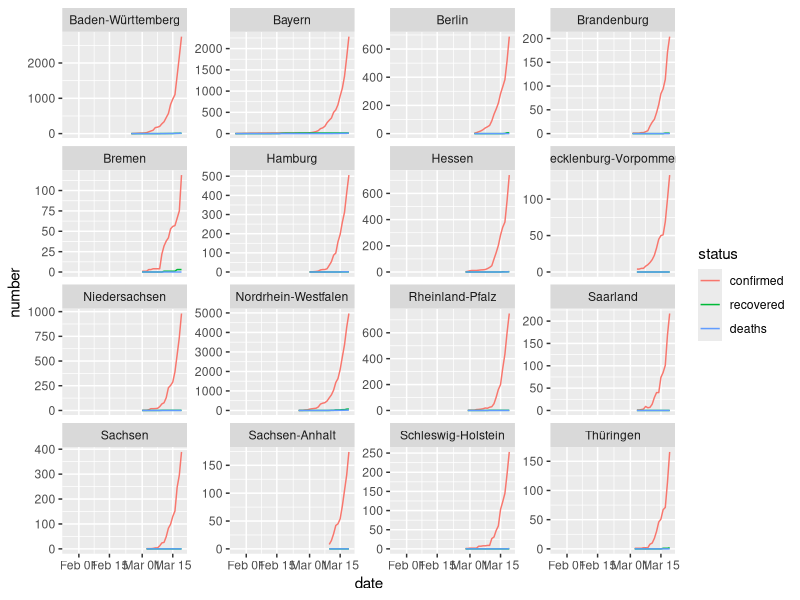
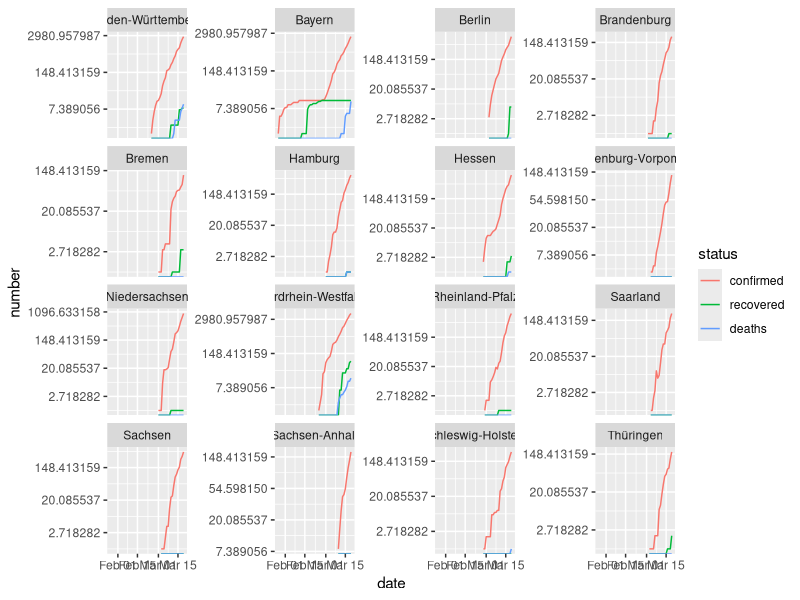
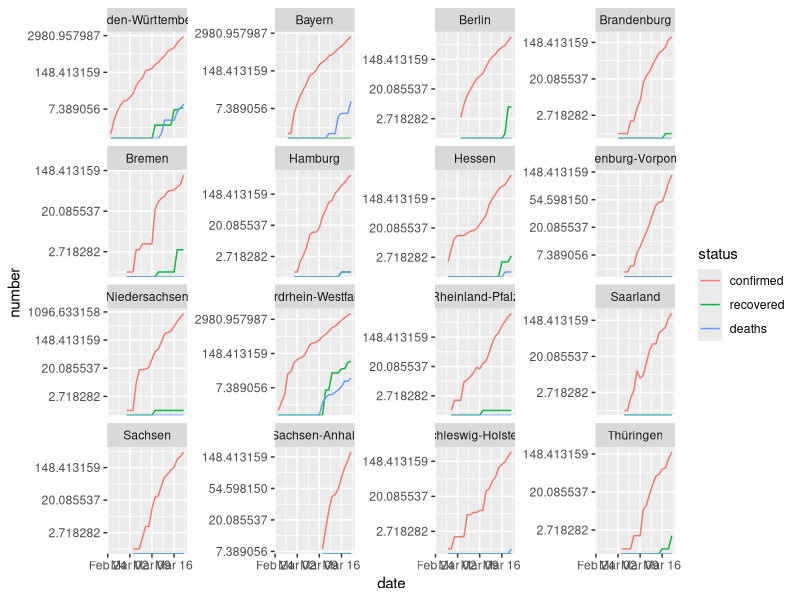
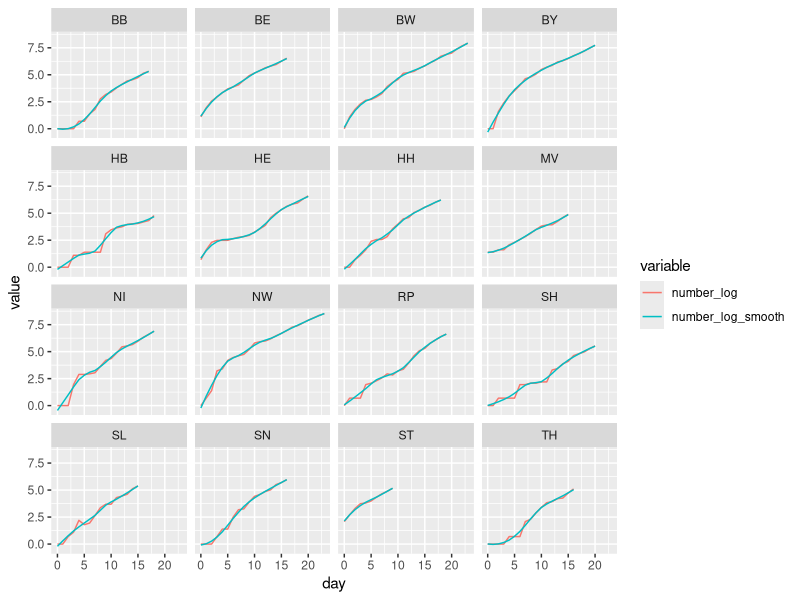
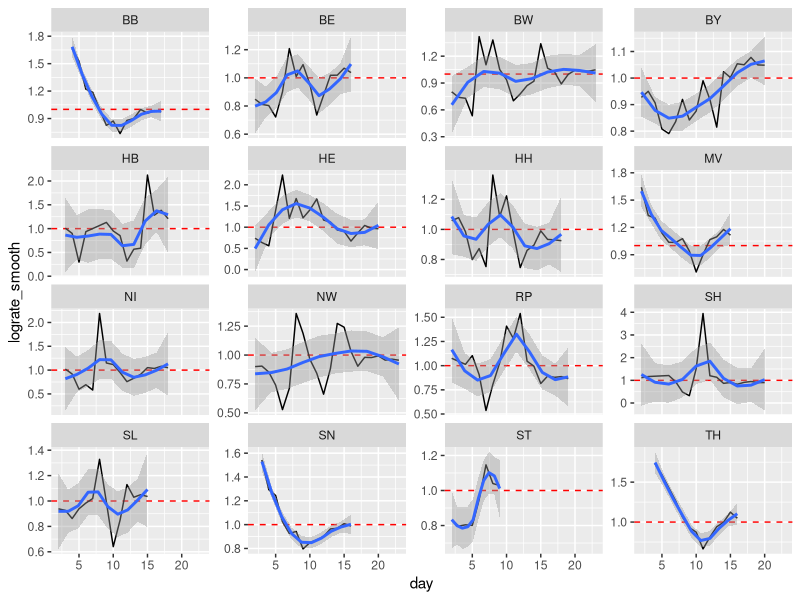
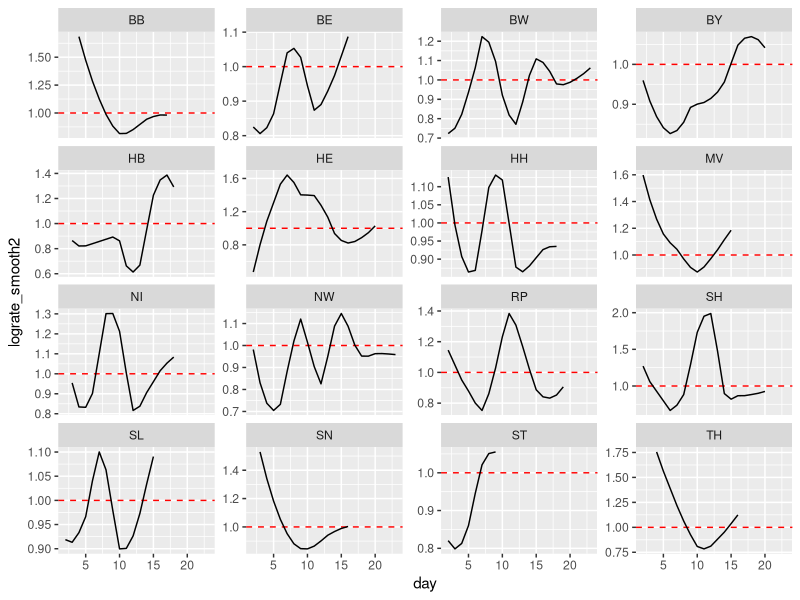
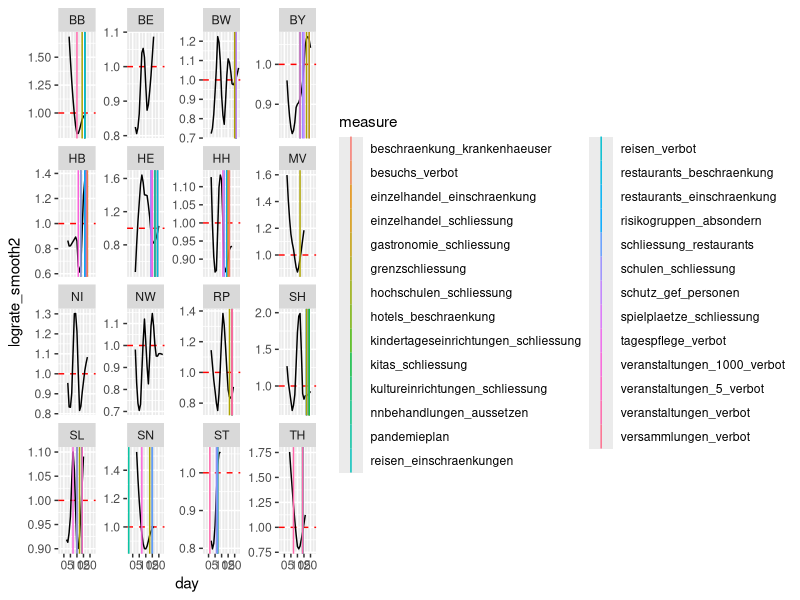
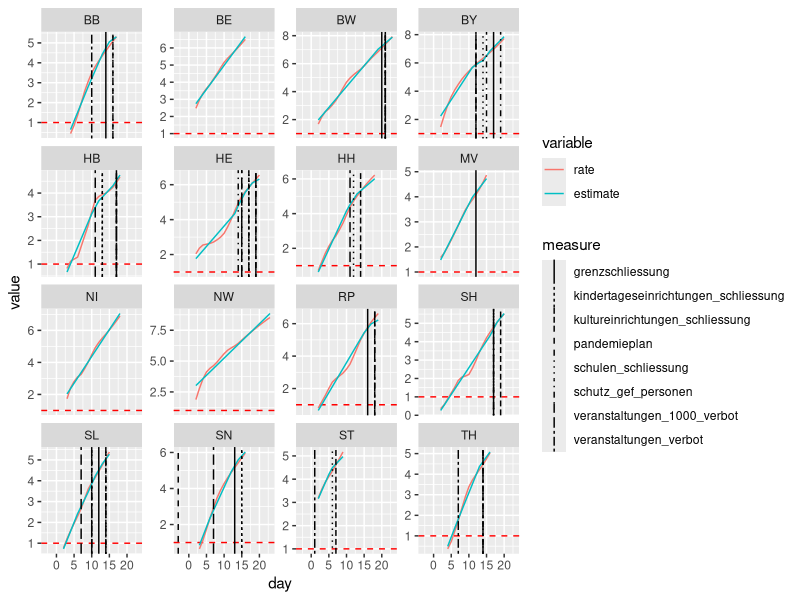

Write R code to recreate these figures, in order.
setwd("/wales/wirvsvirus/FlatCurver")

library("data.table")
library("ggplot2")
#library("googlesheets") # Funktioniert momentan nicht

# Daten laden

# Mappingtabelle Bundesland zu Kürzel
DT_map_BL <- fread("data/corona_measures - BL Resarch Mapping.csv")
DT_map_BL <- DT_map_BL[, .(bundesland, short)]

# Zahl der Infizierten usw.
DT <- fread("data/Coronavirus.history.v2.csv")
DT[, date := as.Date(date, tz = "Europe/Berlin")]
dt <- melt(DT, id.vars = c("date", "parent", "label", "lon", "lat"), variable.name = "status", value.name = "number")
dt[, .N, by = parent]

# Reduziere Daten auf nur Deutschland
dtDE <- dt[parent == "Deutschland", -"parent", with = FALSE]
dtDE <- merge(dtDE, DT_map_BL, by.x = "label", by.y = "bundesland", all.x = TRUE)
setnames(dtDE, "short", "bundesland")

# Die Gruppe "Repatriierte" ist wenig interessant und wird entfernt
dtDE <- dtDE[label != "Repatriierte"]

# Maßnahmentabelle
DT_measures <- fread("data/corona_measures - Measures_Overview.csv")
DT_measures <- DT_measures[, .(gueltig_ab, gueltig_bis, bundesland, measure = label)]
DT_measures[, gueltig_ab := as.Date(gueltig_ab, tz = "Europe/Berlin")]
DT_measures[, gueltig_bis := as.Date(gueltig_bis, tz = "Europe/Berlin")]
DT_measures[!is.na(gueltig_ab) & is.na(gueltig_bis), gueltig_bis := DT[, max(date)] + 1]
DT_measures <- DT_measures[!is.na(gueltig_ab) & !is.na(gueltig_bis)]
# Entferne Maßnahmen, die noch nicht in Kraft getreten sind
DT_measures <- DT_measures[gueltig_ab <= dtDE[, max(date)]]



# Daten zu Grenzschließungen
DT_borders <- fread("data/corona_measures - Grenzkontrollen.csv")
DT_borders <- DT_borders[, .(gueltig_ab, gueltig_bis, bundesland, nachbarstaat)]
DT_borders[, gueltig_ab := as.Date(gueltig_ab, tz = "Europe/Berlin")]
DT_borders[, gueltig_bis := as.Date(gueltig_bis, tz = "Europe/Berlin")]
DT_borders[!is.na(gueltig_ab) & is.na(gueltig_bis), gueltig_bis := DT[, max(date)] + 1]
DT_borders <- DT_borders[!is.na(gueltig_ab) & !is.na(gueltig_bis)]
# Perspektivisch könne man die Information zu Nachbarstaaten in Verbindung mit den relatien Infektionszahlen dort in Verbindung bringen und für die angrenzenden Bundesländern in Zusammenhang mit den Grenzschließungen verwenden.  Der Einfachheit halber wird jetzt aber nur die binäre Information verwendet, ob Grenzschließungen stattfanden oder nicht.


# Füge die Grenzschließungsdaten zu den Maßnahmen hinzu
DT_measures <- rbind(DT_measures, DT_borders[, .(gueltig_ab, gueltig_bis, bundesland, measure = "grenzschliessung")])



# Füge Maßnahmen zu den Infektionsdaten hinzu
measures <- lapply(DT_measures[, unique(measure)], function (m) {
  tmp <- DT_measures[measure == m]
  tmp[, measure := NULL]
  tmp[, c(m) := gueltig_ab]
  N <- tmp[, .N, by = bundesland][N > 1]
  if (NROW(N) > 0) {
    # <TODO> In Zukuft muss hier ein Vergleich über den ganzen Zeitraum erfolgen!
    tmp <- tmp[tmp[, .(gueltig_ab = min(gueltig_ab)), by = bundesland], on = c("bundesland", "gueltig_ab")]
  }
  setkey(tmp, bundesland, gueltig_ab, gueltig_bis)
  return(unique(tmp))
})
names(measures) <- DT_measures[, unique(measure)]

dtDE[, date_helper := date]
setkey(dtDE, bundesland, date, date_helper)

tmp <- dtDE
for (m in names(measures)) {
  n0 <- nrow(tmp)
  cols_initial <- colnames(tmp)
  tmp <- foverlaps(tmp, measures[[m]], by.x = c("bundesland", "date", "date_helper"), by.y = c("bundesland", "gueltig_ab", "gueltig_bis"))
#  tmp[get(m) == "1970-01-01", c(m) := NA]
  tmp[!is.na(get(m)), tmp := as.numeric(difftime(get("date"), get(m), units = "days")) + 1]
  ranges <- tmp[, .(start = which.min(tmp), end = which.max(tmp)), by = .(bundesland, status)]
  tmp[, i := 1:.N, by = .(bundesland, status)]
  for (B in ranges[, unique(bundesland)]) {
    for (S in ranges[, unique(status)]) {
      tmp[(bundesland == B) & (status == S) & i < ranges[(bundesland == B) & (status == S), start], tmp := 0]
      # <TODO> Das Ende muss auch berücksichtigt werden!
    }
  }
  tmp[is.na(tmp), tmp := 0]
  tmp[, c(m) := NULL]
  setnames(tmp, "tmp", m)
  tmp <- tmp[, c(cols_initial, m), with = FALSE]
  
  if (nrow(tmp) != n0) { print("stop!"); break() }
}
tmp <- tmp[, -"date_helper", with = FALSE]

dtDE <- tmp





setorder(dtDE, bundesland, status, date)

# Wie verlaufen die Kurven?
ggplot(dtDE, aes(x = date, y = number, col = status)) + geom_line() + facet_wrap(~ label, scales = "free_y")

# Das Wachstum sollte und sieht exponenetell aus.  Dann ist das logarithmierte Wachstum linear.
# In Bayern hat es augenscheinlich zwei zeitlich getrennte Ansteckungswellen gegeben.  Der einfachheit halber werden daher im folgenden die Fälle aus der ersten Welle (Webasto) entfernt und die kumulierten Zahlen entsprechend zurückgesetzt.
ggplot(dtDE, aes(x = date, y = number, col = status)) + geom_line() + facet_wrap(~ label, scales = "free_y") + scale_y_continuous(trans = "log")

# Alle Fälle für Bayern vor 2020-02-28 werden entfernt.
dtDE[(bundesland == "BY") & (status == "confirmed"), c(NA, diff(number))]
dtDE[bundesland == "BY"][20:34]
corrections <- dtDE[(bundesland == "BY") & (date == "2020-02-27"), .(bundesland, status, correction = number)]
dtDE <- merge(dtDE, corrections, by = c("bundesland", "status"), all = TRUE)
dtDE[bundesland == "BY", number := number - correction]
dtDE <- dtDE[!((bundesland == "BY") & (date < "2020-02-28"))]
dtDE[, correction := NULL]


# Mit den obigen Bereinigungen scheinen die logarithmierten Wachstumsraten nun annähernd linear zu sein.
ggplot(dtDE, aes(x = date, y = number, col = status)) + geom_line() + facet_wrap(~ label, scales = "free_y") + scale_y_continuous(trans = "log")



# Datensatz für nur Infektionen
dtDEconfirmed <- dtDE[status == "confirmed"]

# Normalisiere Datum auf Tage seit Erstinfektion
dtDEconfirmed[, day := as.numeric(difftime(date, .SD[1, date], units = "days")), by = bundesland]

# Fallzahlen logarithmieren (und glätten)
dtDEconfirmed[, number_log := log(number)]
dtDEconfirmed[, number_log_smooth := predict(loess(number_log ~ day, span = 10 / .N)), by = bundesland]

ggplot(melt(dtDEconfirmed[, .(bundesland, day, number_log, number_log_smooth)], id.vars = c("bundesland", "day")), aes(x = day, y = value, col = variable)) + geom_line() + facet_wrap(~ bundesland)

# Wachstumsraten
dtDEconfirmed[, lograte := (number_log - shift(number_log, 1)) / (shift(number_log, 1) - shift(number_log, 2))]
dtDEconfirmed[, lograte_smooth := (number_log_smooth - shift(number_log_smooth, 1)) / (shift(number_log_smooth, 1) - shift(number_log_smooth, 2))]

dtDEconfirmed <- na.omit(dtDEconfirmed)
dtDEconfirmed <- dtDEconfirmed[day > 1]

# Verlauf der Rate der logarithmierten Fallzahlen (mit Glättung)
ggplot(dtDEconfirmed, aes(x = day, y = lograte_smooth)) + geom_hline(yintercept = 1, col = "red", lty = 2) + geom_line() + facet_wrap(~ bundesland, scales = "free_y") + geom_smooth(method = "loess", n = 10)

# Auch die auf Basis geglätteter Fallzahlen ermittlete Rate wird nun geglättet
dtDEconfirmed[, lograte_smooth2 := predict(loess(lograte_smooth ~ day, span = 10 / .N)), by = bundesland]

ggplot(dtDEconfirmed, aes(x = day, y = lograte_smooth2)) + geom_hline(yintercept = 1, col = "red", lty = 2) + geom_line() + facet_wrap(~ bundesland, scales = "free_y")

# Geglättete Änderungsraten mit Maßnahmen
dt_plot <- copy(dtDEconfirmed)
dt_plot_measures <- merge(DT_measures[, .(gueltig_ab, bundesland, measure)], dtDE[, .(date0 = min(date)), by = bundesland], by = "bundesland")[, .(bundesland, measure, day = as.numeric(difftime(gueltig_ab, date0, units = "days")))]
ggplot(dt_plot, aes(x = day, y = lograte_smooth2)) + geom_hline(yintercept = 1, col = "red", lty = 2) + geom_line() + geom_vline(data = dt_plot_measures, aes(xintercept = day, col = measure)) + facet_wrap(~ bundesland, scales = "free_y")



# Inkubationszeit ist 4-14 Tage.  Anstatt Dummyvariablen für die Maßnahmen zu verwenden wird die Anzahl der Tage seit Einführung der Maßnahme geteilt durch 14, aber nach oben auf 1 beschränkt, verwendet für das OLS-Modell.  Für das GAM wird die Anzahl der Tage seit Einführung verwendet






# Modellierung

# Lineares gemischtes Modell
library("lme4")
response <- "number_log_smooth"
vars_random <- c("1", "day")
vars_fixed <- names(measures)[dtDEconfirmed[, lapply(.SD, function (x) mean(x == FALSE)), .SDcols = names(measures)] < 0.95]
f_lme <- formula(paste(c(
  response,
  paste(c(
    paste(vars_fixed),
    paste0("(", paste(vars_random, sep = "|bundesland)+"), "|bundesland)")
  ), collapse = "+")
), collapse = "~"))
mod_lme <- lmer(f_lme, data = dtDEconfirmed)
summary(mod_lme)

# Füge gefittete Werte zum Datensatz hinzu
dtDEconfirmed[, yhat_lme := fitted(mod_lme)]

dt_plot <- melt(dtDEconfirmed[, .(bundesland, day, rate = number_log_smooth, estimate = yhat_lme)], id.vars = c("bundesland", "day"))
dt_plot_measures <- merge(DT_measures[measure %in% vars_fixed, .(gueltig_ab, bundesland, measure)], dtDE[, .(date0 = min(date)), by = bundesland], by = "bundesland")[, .(bundesland, measure, day = as.numeric(difftime(gueltig_ab, date0, units = "days")))]

p <- ggplot(dt_plot, aes(x = day, y = value, col = variable)) + geom_hline(yintercept = 1, col = "red", lty = 2) + geom_line() + geom_vline(data = dt_plot_measures, aes(xintercept = day, lty = measure)) + facet_wrap(~ bundesland, scales = "free_y")
p
ggsave(filename = "/wales/wirvsvirus/geglaettete_log_rate_mit_schaetzung.png", plot = p, width = 12, height = 8)







